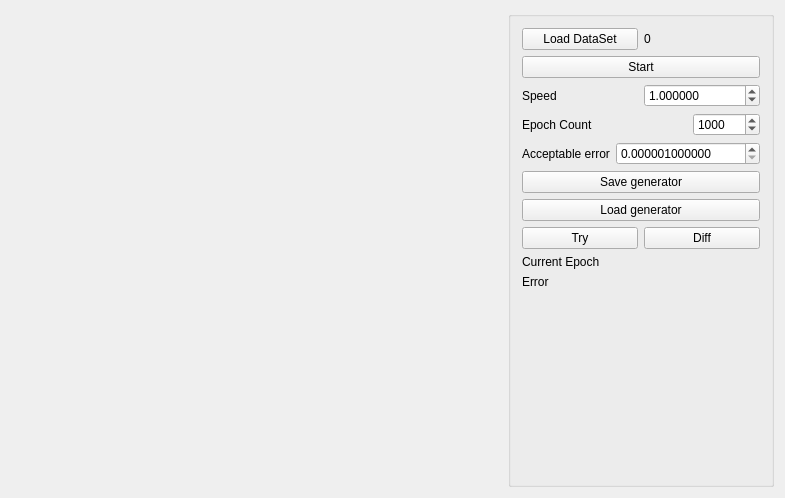
<?xml version="1.0" encoding="UTF-8"?>
<ui version="4.0">
 <class>MainWindow</class>
 <widget class="QMainWindow" name="MainWindow">
  <property name="geometry">
   <rect>
    <x>0</x>
    <y>0</y>
    <width>785</width>
    <height>498</height>
   </rect>
  </property>
  <property name="windowTitle">
   <string>MainWindow</string>
  </property>
  <widget class="QWidget" name="centralWidget">
   <layout class="QGridLayout" name="gridLayout">
    <item row="0" column="0" rowspan="2">
     <widget class="QCustomPlot" name="plot" native="true">
      <property name="sizePolicy">
       <sizepolicy hsizetype="Preferred" vsizetype="Preferred">
        <horstretch>3</horstretch>
        <verstretch>0</verstretch>
       </sizepolicy>
      </property>
     </widget>
    </item>
    <item row="0" column="1" rowspan="2">
     <widget class="QGroupBox" name="groupBox">
      <property name="sizePolicy">
       <sizepolicy hsizetype="Preferred" vsizetype="Preferred">
        <horstretch>1</horstretch>
        <verstretch>0</verstretch>
       </sizepolicy>
      </property>
      <property name="title">
       <string/>
      </property>
      <layout class="QGridLayout" name="gridLayout_2">
       <item row="8" column="0">
        <layout class="QHBoxLayout" name="horizontalLayout_3">
         <item>
          <widget class="QLabel" name="label_3">
           <property name="text">
            <string>Current Epoch</string>
           </property>
          </widget>
         </item>
         <item>
          <widget class="QLabel" name="currentEpochLabel">
           <property name="text">
            <string/>
           </property>
          </widget>
         </item>
        </layout>
       </item>
       <item row="10" column="0">
        <spacer name="verticalSpacer">
         <property name="orientation">
          <enum>Qt::Vertical</enum>
         </property>
         <property name="sizeHint" stdset="0">
          <size>
           <width>20</width>
           <height>40</height>
          </size>
         </property>
        </spacer>
       </item>
       <item row="4" column="0">
        <layout class="QHBoxLayout" name="horizontalLayout_5">
         <item>
          <widget class="QLabel" name="label_4">
           <property name="sizePolicy">
            <sizepolicy hsizetype="Preferred" vsizetype="Preferred">
             <horstretch>1</horstretch>
             <verstretch>0</verstretch>
            </sizepolicy>
           </property>
           <property name="text">
            <string>Acceptable error</string>
           </property>
          </widget>
         </item>
         <item>
          <widget class="QDoubleSpinBox" name="acceptableErrorEdit">
           <property name="sizePolicy">
            <sizepolicy hsizetype="Minimum" vsizetype="Fixed">
             <horstretch>0</horstretch>
             <verstretch>0</verstretch>
            </sizepolicy>
           </property>
           <property name="prefix">
            <string/>
           </property>
           <property name="decimals">
            <number>12</number>
           </property>
           <property name="minimum">
            <double>0.000001000000000</double>
           </property>
           <property name="maximum">
            <double>999999.000000000000000</double>
           </property>
           <property name="value">
            <double>0.000001000000000</double>
           </property>
          </widget>
         </item>
        </layout>
       </item>
       <item row="0" column="0">
        <layout class="QHBoxLayout" name="horizontalLayout_4">
         <item>
          <widget class="QPushButton" name="loadDataSetButton">
           <property name="text">
            <string>Load DataSet</string>
           </property>
          </widget>
         </item>
         <item>
          <widget class="QLabel" name="dataSetCount">
           <property name="text">
            <string>0</string>
           </property>
          </widget>
         </item>
        </layout>
       </item>
       <item row="9" column="0">
        <layout class="QHBoxLayout" name="horizontalLayout_6">
         <item>
          <widget class="QLabel" name="label_5">
           <property name="text">
            <string>Error</string>
           </property>
          </widget>
         </item>
         <item>
          <widget class="QLabel" name="errorLabel">
           <property name="text">
            <string/>
           </property>
          </widget>
         </item>
        </layout>
       </item>
       <item row="1" column="0">
        <widget class="QPushButton" name="startStopButton">
         <property name="text">
          <string>Start</string>
         </property>
        </widget>
       </item>
       <item row="3" column="0">
        <layout class="QHBoxLayout" name="horizontalLayout_2">
         <item>
          <widget class="QLabel" name="label_2">
           <property name="sizePolicy">
            <sizepolicy hsizetype="Preferred" vsizetype="Preferred">
             <horstretch>1</horstretch>
             <verstretch>0</verstretch>
            </sizepolicy>
           </property>
           <property name="text">
            <string>Epoch Count</string>
           </property>
          </widget>
         </item>
         <item>
          <widget class="QSpinBox" name="epochCount">
           <property name="sizePolicy">
            <sizepolicy hsizetype="Minimum" vsizetype="Fixed">
             <horstretch>0</horstretch>
             <verstretch>0</verstretch>
            </sizepolicy>
           </property>
           <property name="minimum">
            <number>1</number>
           </property>
           <property name="maximum">
            <number>2147483647</number>
           </property>
           <property name="value">
            <number>1000</number>
           </property>
          </widget>
         </item>
        </layout>
       </item>
       <item row="2" column="0">
        <layout class="QHBoxLayout" name="horizontalLayout">
         <item>
          <widget class="QLabel" name="label">
           <property name="sizePolicy">
            <sizepolicy hsizetype="Preferred" vsizetype="Preferred">
             <horstretch>0</horstretch>
             <verstretch>0</verstretch>
            </sizepolicy>
           </property>
           <property name="text">
            <string>Speed</string>
           </property>
          </widget>
         </item>
         <item>
          <widget class="QDoubleSpinBox" name="speedEdit">
           <property name="sizePolicy">
            <sizepolicy hsizetype="Minimum" vsizetype="Fixed">
             <horstretch>0</horstretch>
             <verstretch>0</verstretch>
            </sizepolicy>
           </property>
           <property name="prefix">
            <string/>
           </property>
           <property name="decimals">
            <number>6</number>
           </property>
           <property name="minimum">
            <double>0.000001000000000</double>
           </property>
           <property name="maximum">
            <double>999999.000000000000000</double>
           </property>
           <property name="value">
            <double>1.000000000000000</double>
           </property>
          </widget>
         </item>
        </layout>
       </item>
       <item row="5" column="0">
        <widget class="QPushButton" name="saveGeneratorButton">
         <property name="text">
          <string>Save generator</string>
         </property>
        </widget>
       </item>
       <item row="6" column="0">
        <widget class="QPushButton" name="loadGeneratorButton">
         <property name="text">
          <string>Load generator</string>
         </property>
        </widget>
       </item>
       <item row="7" column="0">
        <layout class="QHBoxLayout" name="horizontalLayout_7">
         <item>
          <widget class="QPushButton" name="tryButton">
           <property name="text">
            <string>Try</string>
           </property>
          </widget>
         </item>
         <item>
          <widget class="QPushButton" name="diffButton">
           <property name="text">
            <string>Diff</string>
           </property>
          </widget>
         </item>
        </layout>
       </item>
      </layout>
     </widget>
    </item>
   </layout>
  </widget>
 </widget>
 <layoutdefault spacing="6" margin="11"/>
 <customwidgets>
  <customwidget>
   <class>QCustomPlot</class>
   <extends>QWidget</extends>
   <header>plot/qcustomplot.h</header>
   <container>1</container>
  </customwidget>
 </customwidgets>
 <resources/>
 <connections/>
</ui>
